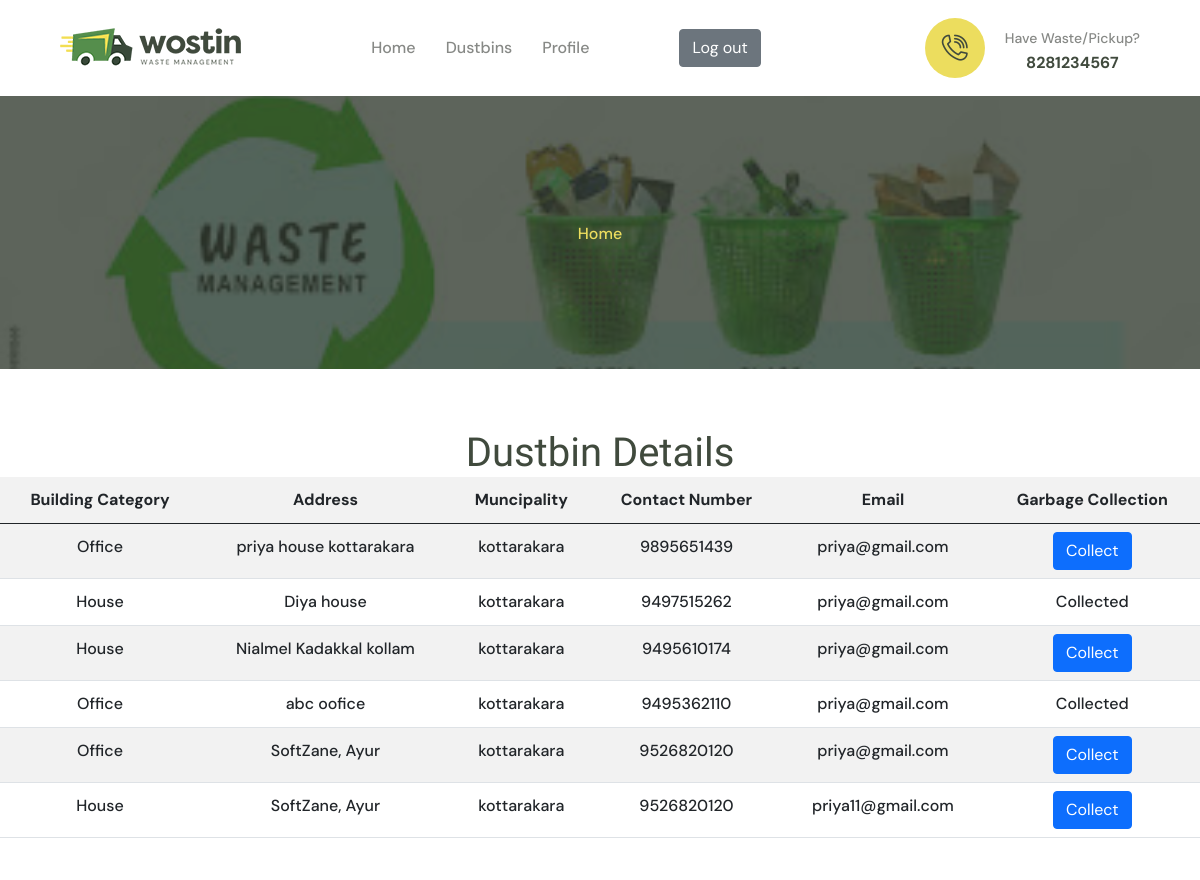
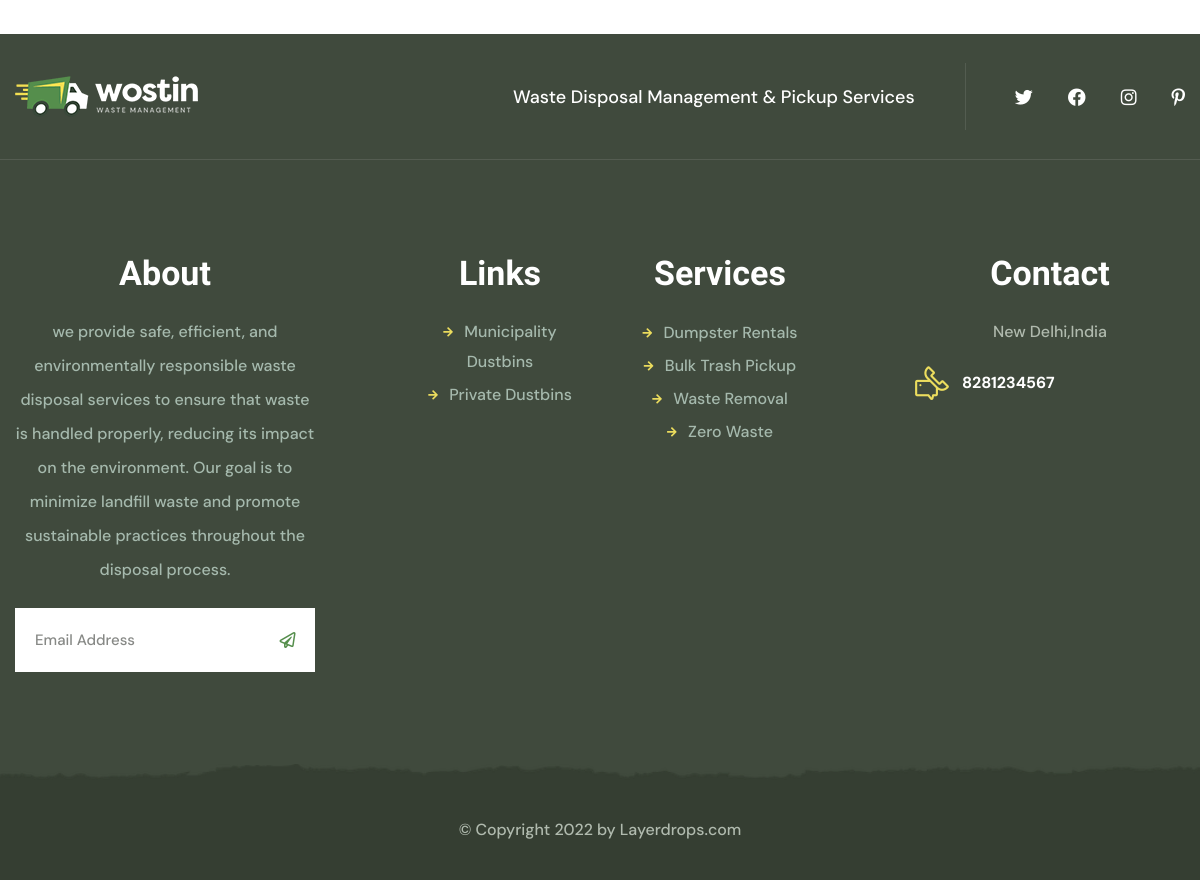
The page /dustbin_harithakarma_view on the database its author committed (2 pictures, top to bottom).
### swmapp/models.py (models this page shows)
class DustbinReg(models.Model):
    building_category = models.CharField(max_length=100)
    address = models.TextField()
    muncipality= models.ForeignKey(MuncipalityReg,on_delete=models.CASCADE)
    contact_no = models.IntegerField()
    login_id = models.ForeignKey(LoginTable,on_delete=models.CASCADE,related_name='public')
    date =  models.DateField(auto_now_add=True)
    status = models.IntegerField(default=0)
    collection_status = models.IntegerField(default=0)

class MuncipalityReg(models.Model):
    muncipality_name = models.CharField(max_length=100)
    address = models.TextField()
    city = models.CharField(max_length=100)
    thaluk = models.CharField(max_length=100)
    contact_no = models.IntegerField()
    login_id = models.ForeignKey(LoginTable,on_delete=models.CASCADE)
    def __str__(self):
         return self.muncipality_name

class LoginTable(models.Model):
    email = models.EmailField(unique=True)
    password = models.CharField(max_length=10)
    usertype = models.CharField(max_length=20,null=True)
    status = models.IntegerField(default=0)

### swmapp/views.py (the view)
# urls.py: path('dustbin_harithakarma_view', views.dustbin_harithakarma_view, name='dustbin_harithakarma_view'),
def dustbin_harithakarma_view(request):
    login_id = request.session.get('publicid')
    try:
        data = DustbinReg.objects.all()
        print(data)
        return render(request, 'dustbin_harithakarma_view.html', {'dustbin_harithakarma_view': data})
    except DustbinReg.DoesNotExist:
        return render(request, 'dustbin_harithakarma_view.html', {'error': 'user not found.'})

### swmapp/templates/dustbin_harithakarma_view.html (shortened to what this page needs)
{% extends 'harithakarma_header.html' %}
{% block content %}
<html>
<head>
</head>
<body align="center">
    <h1> Dustbin Details</h1>
    <table class="table table-striped" align="center">
        <tr>
            <th>Building Category</th>
            <th>Address</th>
            <th>Muncipality</th>
            <th>Contact Number</th>
            <th>Email</th>
            <th>Garbage Collection</th>
          </tr>
        <tbody>
          {% for data in dustbin_harithakarma_view %}
           <tr>
           {% if data.building_category == '100' %}
           <td>Office</td>
           {% else %}
           <td> House </td>
          {% endif %}
           <td>{{ data.address }}</td>
           <td>{{ data.muncipality }}</td>
           <td>{{ data.contact_no }}</td>
           <td>{{ data.login_id.email }}</td>
           {% if data.collection_status == 1 %}
           <td>Collected</td>
           {% else %}
           <td><a class="btn btn-primary" href="{% url 'wastecollection' data.id %}">Collect</a></td>
           {% endif %}
           </tr>
          {% endfor %}
        </tbody>
    </table>
</body>
</html>
{% endblock %}

### rows shown on the page
DustbinReg: building_category "Office", address "priya house kottarakara", muncipality "kottarakara", contact_no "9895651439", login_id.email "priya@gmail.com", collection_status "Collect"
DustbinReg: building_category "House", address "Diya house", muncipality "kottarakara", contact_no "9497515262", login_id.email "priya@gmail.com", collection_status "Collected"
DustbinReg: building_category "House", address "Nialmel Kadakkal kollam", muncipality "kottarakara", contact_no "9495610174", login_id.email "priya@gmail.com", collection_status "Collect"
DustbinReg: building_category "Office", address "abc oofice", muncipality "kottarakara", contact_no "9495362110", login_id.email "priya@gmail.com", collection_status "Collected"
DustbinReg: building_category "Office", address "SoftZane, Ayur", muncipality "kottarakara", contact_no "9526820120", login_id.email "priya@gmail.com", collection_status "Collect"
DustbinReg: building_category "House", address "SoftZane, Ayur", muncipality "kottarakara", contact_no "9526820120", login_id.email "priya11@gmail.com", collection_status "Collect"
